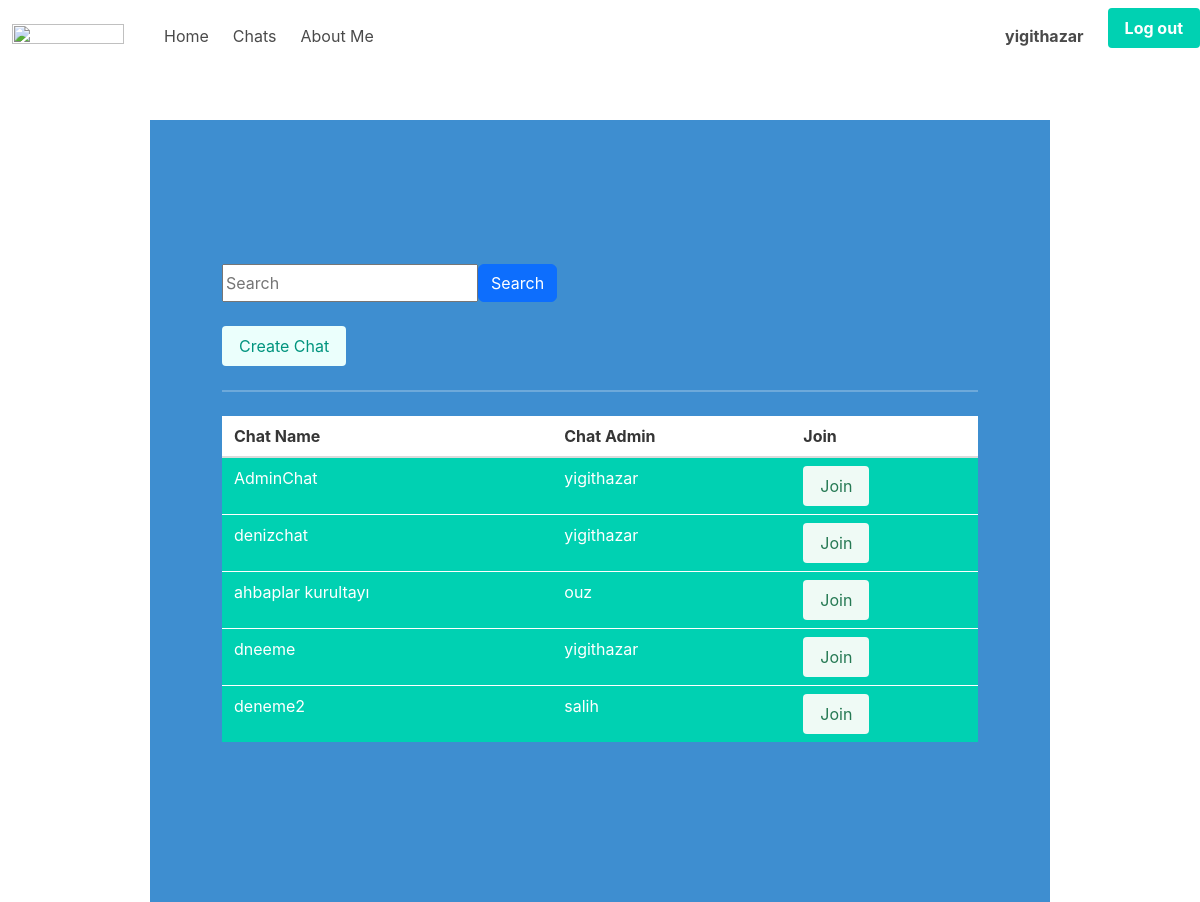
/msg/chats (signed in), run on the app's committed database.
### msg/models.py (models this page shows, shortened)
class Chat(models.Model):
    chat_name = models.CharField(max_length=15,verbose_name="Chat Name")
    chat_admin = models.CharField(max_length=15,verbose_name="Chat Admin")
    chat_password = models.CharField(max_length=300,verbose_name="Password")

### msg/views.py (the view)
# urls.py: path('chats',views.chats,name="chats"),
@login_required(login_url="/login/")
def chats(request):
    keyword = request.GET.get('keyword')
    if keyword:
        chats = Chat.objects.filter(chat_name__contains=keyword)
        return render(request,"chats.html",{'chats':chats})
    chats = Chat.objects.all()
    return render(request,"chats.html",{'chats':chats})

### templates/chats.html (shortened to what this page needs)
{% extends 'layout.html' %}
{% block body %}
<br>
<section class="hero is-medium is-info" style="margin-left:150px; margin-right:150px;">
    <div class="hero-body">
      <form class="d-flex">
        <input type="text" name = "keyword" class="input-sm" maxlength="64" placeholder="Search">
        <button class="btn btn-primary" type="submit">Search</button>
      </form>
      <br>
        <a href="/msg/createchat" class="button is-primary is-light">Create Chat</a>
        <hr>
        <table class="table">
            <thead>
              <tr>
                <th>Chat Name</th>
                <th>Chat Admin</th>
                <th>Join</th>
              </tr>
            </thead>
            {% if chats %}
            {% for chat in chats %}
            <tr class="is-selected">
                <td>{{chat.chat_name}}</td>
                <td>{{chat.chat_admin}}</td>
                <td><a href="/msg/chat/join/{{chat.id}}" class="button is-success is-light">Join</a></td>
            </tr>
            {% endfor %}
            {% else %}
            <div class="alert alert-danger">
                There Is No Chat Here
            </div>
            {% endif %}
        </table>
    </div>
  </section>
{% endblock body %}

### templates/layout.html (shortened to what this page needs)
<!DOCTYPE html>
{% load static %}
<html lang="en">
<head>
    <link rel="stylesheet" href="{% static 'css/bootstrap.min.css' %}">
    <link rel="stylesheet" href="{% static 'css/bulma.min.css' %}">
</head>
<body>
    {% include 'includes/navbar.html' %}
    <br>
    {% block body %}
    {% endblock body %}
</body>
</html>

### templates/includes/navbar.html (shortened to what this page needs)
<nav class="navbar" role="navigation" aria-label="main navigation">
    <div class="navbar-brand">
      <a class="navbar-item" href="/">
        <img src="https://bulma.io/images/bulma-logo.png" width="112" height="28">
      </a>
    </div>
    <div id="navbarBasicExample" class="navbar-menu">
      <div class="navbar-start">
        <a href="/"class="navbar-item">
          Home
        </a>
        {% if request.user.is_authenticated %}
        <a href="/msg/chats"class="navbar-item">
          Chats
        </a>
        {% endif %}
        <a href="/about"class="navbar-item">
          About Me
        </a>
      </div>
      <div class="navbar-end">
        {% if request.user.is_authenticated %}
        <div class="navbar-item">
            <a href="/msg/profile/{{ request.user.username }}" class="navbar-item">
                <strong>{{request.user.username}}</strong>
            </a>
        </div>
        <a href="/logout" class="button is-primary">
                <strong>Log out</strong>
            </a>
        {% endif %}
          </div>
        </div>
  </nav>

### data on the page
Chat: chat_name "AdminChat", chat_admin "yigithazar"
Chat: chat_name "denizchat", chat_admin "yigithazar"
Chat: chat_name "ahbaplar kurultayı", chat_admin "ouz"
Chat: chat_name "dneeme", chat_admin "yigithazar"
Chat: chat_name "deneme2", chat_admin "salih"

### other printed values
{{ request.user.username }} "yigithazar"
